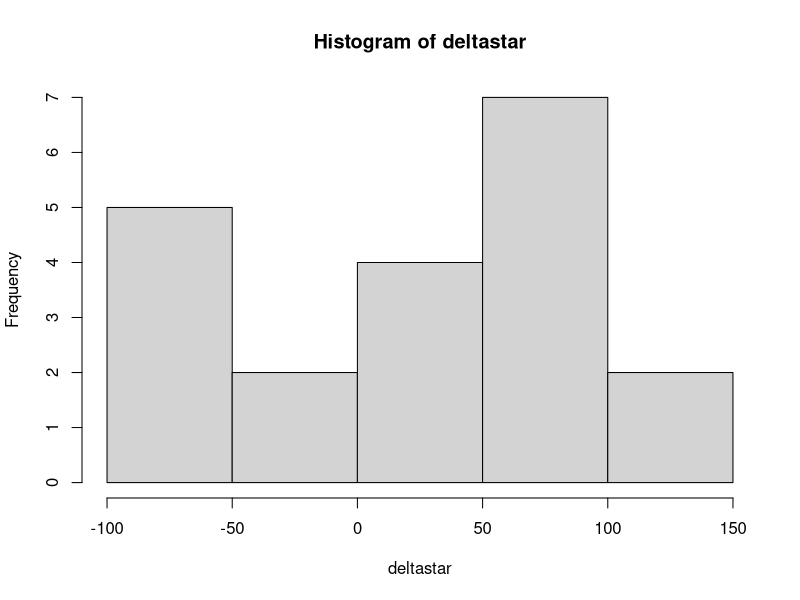

Here is the R script that generated this plot: (Note: this script raises an error after producing the figure.)
# Calculates confidence interval for orange trees mean age using bootstrap method
# A good tutorial can be found here: http://ocw.mit.edu/courses/mathematics/18-05-introduction-to-probability-and-statistics-spring-2014/readings/MIT18_05S14_Reading24.pdf
data("Orange")

ages <- Orange$age
age.mean = mean(ages)

# 20 samples
bootstrap.n = 20

# get bootstrap samples and convert them to matrix form
bootstrap.data = sample(ages, length(ages) * bootstrap.n, replace = TRUE)
bootstrap.samples = matrix(bootstrap.data, ncol = bootstrap.n, nrow = length(ages))

# calculate means of samples
bootstrap.means = colMeans(bootstrap.samples)

# calculate variance for each sample
deltastar = sort(bootstrap.means - age.mean)

hist(deltastar)
deltastar

# get 95% confidence interval for the data
c1 = quantile(deltastar, 0.95)
c2 = quantile(deltastar, 0.05)

sprintf("95% Confidence interval is - [%f, %f]", age.mean - c1, age.mean - c2)
